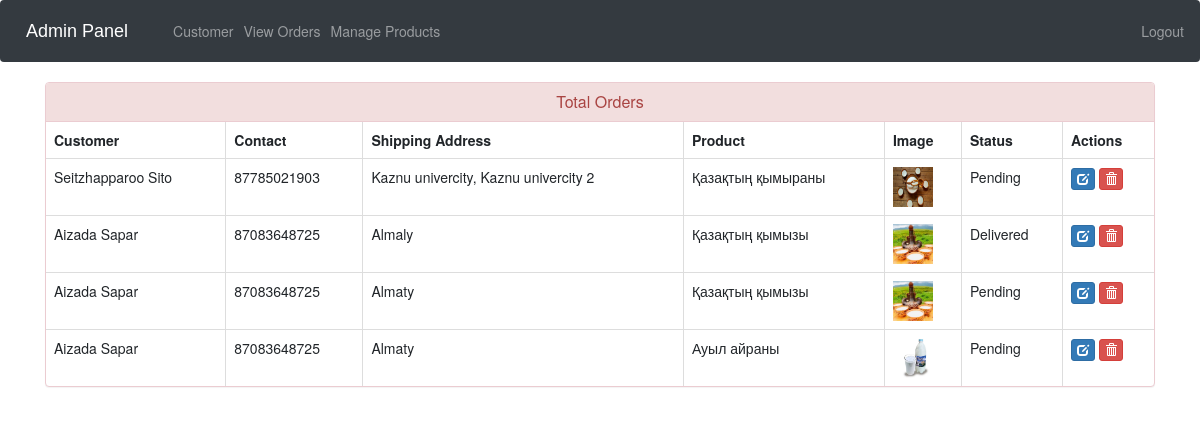
Screenshot of /admin-view-booking (signed in) with the database file from the repository.
### ecom/models.py (models this page shows, shortened)
class Customer(models.Model):
    user=models.OneToOneField(User,on_delete=models.CASCADE)
    profile_pic= models.ImageField(upload_to='profile_pic/CustomerProfilePic/',null=True,blank=True)
    address = models.CharField(max_length=40)
    mobile = models.CharField(max_length=20,null=False)
    @property
    def get_name(self):
        return self.user.first_name+" "+self.user.last_name

class Orders(models.Model):
    STATUS =(
        ('Pending','Pending'),
        ('Order Confirmed','Order Confirmed'),
        ('Out for Delivery','Out for Delivery'),
        ('Delivered','Delivered'),
    )
    customer=models.ForeignKey('Customer', on_delete=models.CASCADE,null=True)
    product=models.ForeignKey('Product',on_delete=models.CASCADE,null=True)
    email = models.CharField(max_length=50,null=True)
    address = models.CharField(max_length=500,null=True)
    mobile = models.CharField(max_length=20,null=True)
    order_date= models.DateField(auto_now_add=True,null=True)
    status=models.CharField(max_length=50,null=True,choices=STATUS)

class Product(models.Model):
    name=models.CharField(max_length=40)
    product_image= models.ImageField(upload_to='product_image/',null=True,blank=True)
    price = models.PositiveIntegerField()
    description=models.CharField(max_length=40)

### ecom/views.py (the view)
# urls.py: path('admin-view-booking', views.admin_view_booking_view,name='admin-view-booking'),
@login_required(login_url='adminlogin')
def admin_view_booking_view(request):
    orders=models.Orders.objects.all()
    ordered_products=[]
    ordered_bys=[]
    for order in orders:
        ordered_product=models.Product.objects.all().filter(id=order.product.id)
        ordered_by=models.Customer.objects.all().filter(id = order.customer.id)
        ordered_products.append(ordered_product)
        ordered_bys.append(ordered_by)
    return render(request,'ecom/admin_view_booking.html',{'data':zip(ordered_products,ordered_bys,orders)})

### templates/ecom/admin_view_booking.html (shortened to what this page needs)
{% extends 'ecom/admin_base.html' %}
{% load static %}
{% block content %}
<head>
  <link href="//netdna.bootstrapcdn.com/bootstrap/3.0.0/css/bootstrap.min.css" rel="stylesheet" id="bootstrap-css">
</head>
<div class="container">
  <div class="panel panel-danger">
    <div class="panel-heading">
      <h6 class="panel-title">Total Orders</h6>
    </div>
    <table class="table table-hover table-bordered" id="dev-table">
      <thead>
        <tr>
          <th>Customer</th>
          <th>Contact</th>
          <th>Shipping Address</th>
          <th>Product</th>
          <th>Image</th>
          <th>Status</th>
          <th>Actions</th>
        </tr>
      </thead>
      {% for product,customer,order in data %}
      <tr>
        {% for c in customer %}
        <td> {{c.get_name}}</td>
        <td>{{c.mobile}}</td>
        <td>{{order.address}}</td>
        {% endfor %}
        {% for p in product %}
        <td> {{p.name}}</td>
        <td> <img src="{% static p.product_image.url %}" alt="Profile Pic" height="40px" width="40px" /></td>
        <td>{{order.status}}</td>
        <td><a class="btn btn-primary btn-xs" href="{% url 'update-order' order.id  %}"><span class="glyphicon glyphicon-edit"></span></a>
        <a class="btn btn-danger btn-xs" href="{% url 'delete-order' order.id  %}"><span class="glyphicon glyphicon-trash"></span></a></td>
        {% endfor %}
      </tr>
      {% endfor %}
    </table>
  </div>
</div>
{% endblock content %}

### templates/ecom/admin_view_booking.html (style rules this page uses)
a:link { text-decoration: none; }
h6 { text-align: center; }

### rows the page displays
Orders: address "Kaznu univercity, Kaznu univercity 2", status "Pending"
Customer: get_name "Seitzhapparoo Sito", mobile "87785021903"
Product: name "Қазақтың қымыраны", product_image (picture)
Orders: address "Almaly", status "Delivered"
Customer: get_name "Aizada Sapar", mobile "87083648725"
Product: name "Қазақтың қымызы", product_image (picture)
Orders: address "Almaty", status "Pending"
Orders: address "Almaty", status "Pending"
Product: name "Ауыл айраны", product_image (picture)
